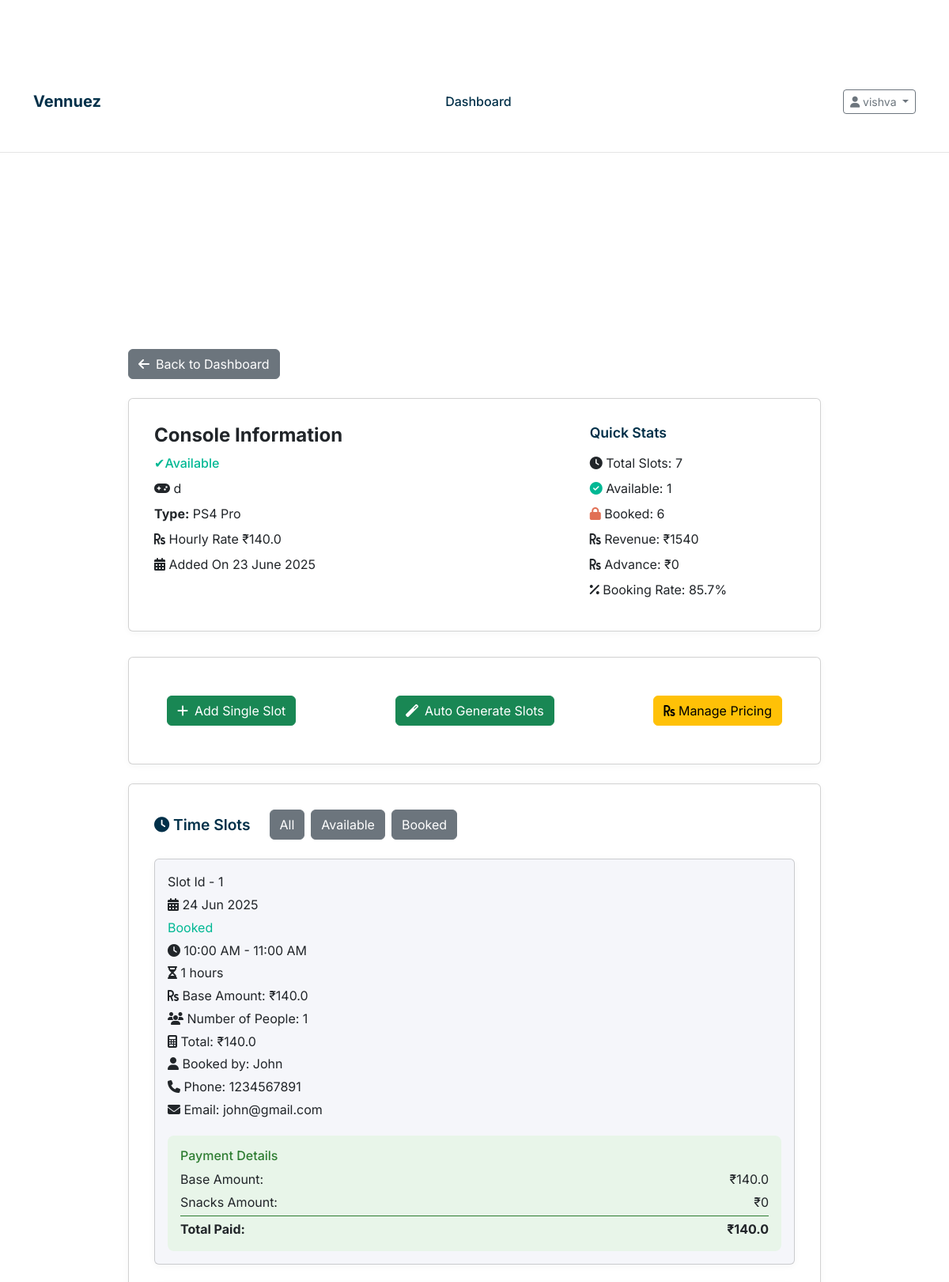
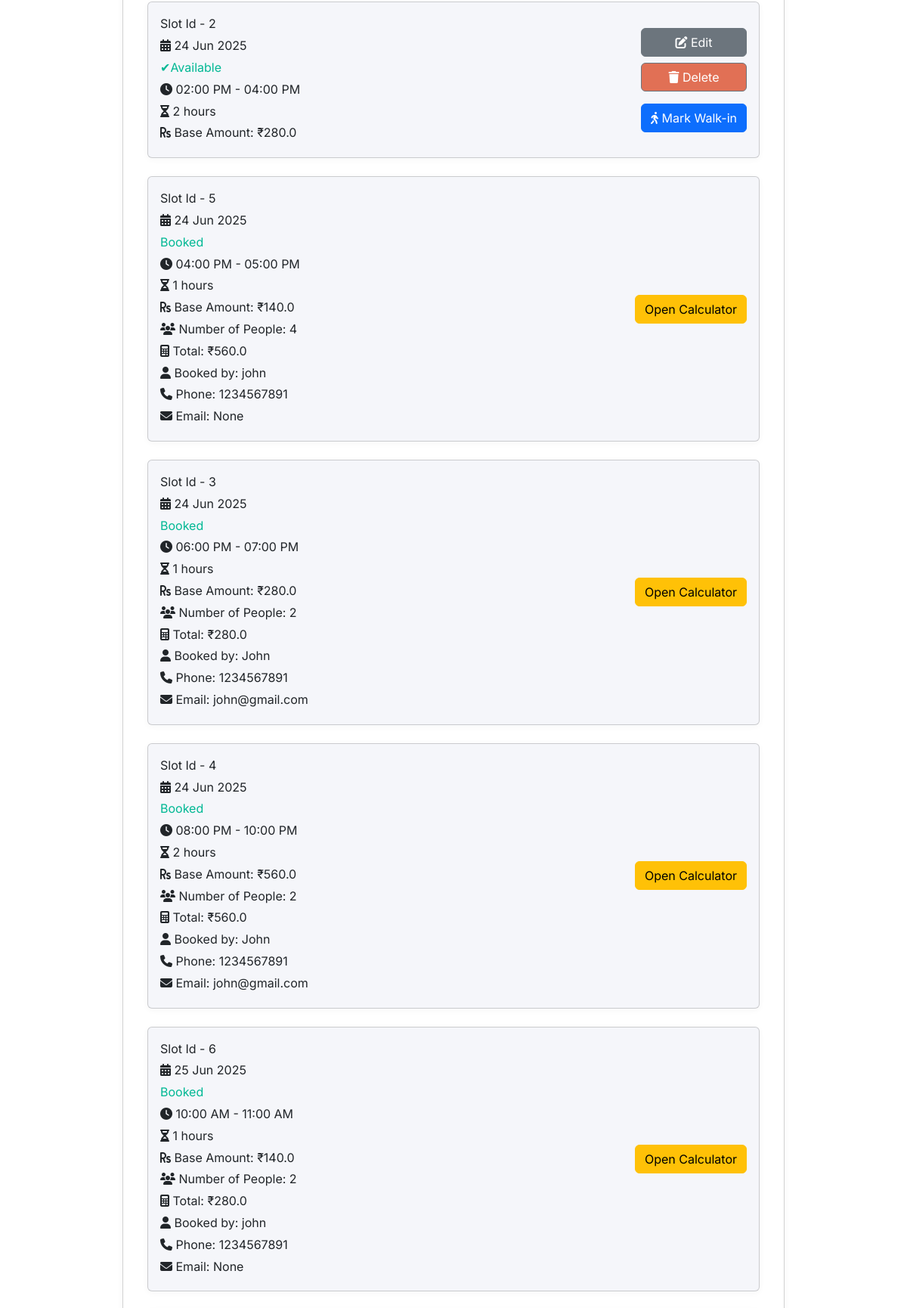
The app's page /console/1 (signed in, upper part) with its own data (2 pictures, top to bottom).
### models.py (models this page shows, shortened)
class Owner(UserMixin, db.Model):
    __tablename__ = 'owners'
    id = db.Column(db.Integer, primary_key=True)
    username = db.Column(db.String(80), unique=True, nullable=False)
    email = db.Column(db.String(120), unique=True, nullable=False)
    password_hash = db.Column(db.String(256), nullable=False)
    phone = db.Column(db.String(20), nullable=False)
    gaming_center_name = db.Column(db.String(200), nullable=False)
    address = db.Column(db.String(255), nullable=True)
    active = db.Column(db.Boolean, default=True)
    created_at = db.Column(db.DateTime, default=datetime.utcnow)
    latitude = db.Column(db.Float, nullable=True)
    longitude = db.Column(db.Float, nullable=True)
    google_maps_link = db.Column(db.String(500), nullable=True)
    amenities = db.Column(db.Text, nullable=True)  # Stored as JSON string
    venue_image1 = db.Column(db.String(500), nullable=True)
    venue_image2 = db.Column(db.String(500), nullable=True)
    venue_image3 = db.Column(db.String(500), nullable=True)
    venue_image4 = db.Column(db.String(500), nullable=True)
    images_uploaded = db.Column(db.Boolean, default=False)
    consoles = db.relationship('Console', backref='owner', lazy=True, cascade='all, delete-orphan')
    subscriptions = db.relationship("Subscription", back_populates="owner", cascade="all, delete")

class Console(db.Model):
    __tablename__ = 'consoles'
    id = db.Column(db.Integer, primary_key=True)
    name = db.Column(db.String(100), nullable=False)
    console_type = db.Column(db.String(50), nullable=False)
    hourly_rate = db.Column(db.Float, nullable=False)  # Rate per person per hour
    is_available = db.Column(db.Boolean, default=True)
    created_at = db.Column(db.DateTime, default=datetime.utcnow)
    owner_id = db.Column(db.Integer, db.ForeignKey('owners.id'), nullable=False)
    slots = db.relationship('TimeSlot', backref='console', lazy=True, cascade='all, delete-orphan')

class TimeSlot(db.Model):
    __tablename__ = 'time_slots'
    id = db.Column(db.Integer, primary_key=True)
    start_time = db.Column(db.DateTime, nullable=False)
    end_time = db.Column(db.DateTime, nullable=False)
    total_amount = db.Column(db.Float, nullable=False)
    advance_paid = db.Column(db.Float, default=0.0)  # Fixed advance amount
    is_booked = db.Column(db.Boolean, default=False)
    snacks_amount = db.Column(db.Float, default=0.0)
    final_amount = db.Column(db.Float, default=0.0)
    completed = db.Column(db.Boolean, default=False)
    number_of_people = db.Column(db.Integer, default=1)  # New field for number of people
    duration_hours = db.Column(db.Float, default=1.0)
    booking_id = db.Column(db.String(20), unique=True, nullable=True)
    customer_name = db.Column(db.String(100), nullable=True)
    customer_phone = db.Column(db.String(20), nullable=True)
    customer_email = db.Column(db.String(120), nullable=True)
    customer_age = db.Column(db.Integer, nullable=True)
    special_requests = db.Column(db.Text, nullable=True)
    contact_sms = db.Column(db.Boolean, default=True)
    contact_whatsapp = db.Column(db.Boolean, default=True)
    contact_email = db.Column(db.Boolean, default=False)
    payment_status = db.Column(db.String(20), default='pending')  # pending, paid, failed
    payment_id = db.Column(db.String(100), nullable=True)
    booking_time = db.Column(db.DateTime, nullable=True)
    created_at = db.Column(db.DateTime, default=datetime.utcnow)
    console_id = db.Column(db.Integer, db.ForeignKey('consoles.id'), nullable=False)
    user_id = db.Column(db.Integer, db.ForeignKey('users.id'), nullable=True)  # Optional for unregistered bookings

### routes.py (the view)
@app.route('/console/<int:console_id>')
@venue_details_required
def console_details(console_id):
    console = Console.query.get_or_404(console_id)
    if console.owner_id != current_user.id:
        flash('Access denied', 'error')
        return redirect(url_for('dashboard'))
    slots = TimeSlot.query.filter_by(console_id=console_id).order_by(TimeSlot.start_time).all()
    return render_template('console_details.html', console=console, slots=slots, now=datetime.now())

### templates/console_details.html (shortened to what this page needs)
{% extends "base.html" %}
{% block content %}
<section class="console-details" style="padding: 2rem 0;">
    <div class="container" style="max-width: 900px;">
        <a href="{{ url_for('dashboard') }}" class="btn btn-secondary mb-4"><i class="fas fa-arrow-left me-2"></i>Back to Dashboard</a>
        <div class="card" style="margin-bottom: 2rem;">
            <div style="display: flex; flex-wrap: wrap; justify-content: space-between; align-items: flex-start; gap: 2rem;">
                <div style="flex: 2; min-width: 260px;">
                    <h2 style="font-size: 1.5rem; font-weight: 700; margin-bottom: 0.5rem;">Console Information</h2>
                    <div style="margin-bottom: 0.5rem; color: var(--success); font-weight: 500;">
                        {% if console.is_available %}✔Available{% else %}Unavailable{% endif %}
                    </div>
                    <div style="margin-bottom: 0.5rem;"><i class="fas fa-gamepad"></i> {{ console.name }}</div>
                    <div style="margin-bottom: 0.5rem;"><strong>Type:</strong> {{ console.console_type }}</div>
                    <div style="margin-bottom: 0.5rem;"><i class="fas fa-rupee-sign"></i> Hourly Rate ₹{{ console.hourly_rate }}</div>
                    <div style="margin-bottom: 0.5rem;"><i class="fas fa-calendar-alt"></i> Added On {{ console.created_at.strftime('%d %B %Y') }}</div>
                </div>
                <div style="flex: 1; min-width: 220px;">
                    <h3 style="font-size: 1.1rem; font-weight: 600; margin-bottom: 1rem; color: var(--primary);">Quick Stats</h3>
                    <div style="margin-bottom: 0.5rem;"><i class="fas fa-clock"></i> Total Slots: {{ slots|length }}</div>
                    <div style="margin-bottom: 0.5rem;"><i class="fas fa-check-circle" style="color: var(--success);"></i> Available: {{ slots|rejectattr('is_booked')|list|length }}</div>
                    <div style="margin-bottom: 0.5rem;"><i class="fas fa-lock" style="color: var(--danger);"></i> Booked: {{ slots|selectattr('is_booked')|list|length }}</div>
                    <div style="margin-bottom: 0.5rem;"><i class="fas fa-rupee-sign"></i> Revenue: ₹{{ "%.0f"|format(slots|selectattr('is_booked')|sum(attribute='total_amount') or 0) }}</div>
                    <div style="margin-bottom: 0.5rem;"><i class="fas fa-rupee-sign"></i> Advance: ₹{{ "%.0f"|format(slots|selectattr('is_booked')|sum(attribute='advance_paid') or 0) }}</div>
                    <div style="margin-bottom: 0.5rem;"><i class="fas fa-percent"></i> Booking Rate: {{ "%.1f"|format((slots|selectattr('is_booked')|list|length / slots|length * 100) if slots else 0) }}%</div>
                </div>
            </div>
        </div>
        <div class="card mb-4">
            <div class="card-body d-flex justify-content-between align-items-center">
                <a href="{{ url_for('add_slot', console_id=console.id) }}" class="btn btn-success"  >
                    <i class="fas fa-plus me-2"></i>Add Single Slot
                </a>
                <a href="{{ url_for('auto_slots', console_id=console.id) }}" class="btn btn-success">
                    <i class="fas fa-magic me-2"></i>Auto Generate Slots
                </a>
                <a href="{{ url_for('manage_pricing', console_id=console.id) }}" class="btn btn-warning">
                    <i class="fas fa-rupee-sign"></i> Manage Pricing
                </a>
            </div>
        </div>
        <div class="card" style="margin-bottom: 2rem;">
            <div style="display: flex; align-items: center; gap: 1.5rem; margin-bottom: 1.5rem; flex-wrap: wrap;">
                <h3 style="font-size: 1.2rem; font-weight: 600; margin: 0; color: var(--primary);"><i class="fas fa-clock"></i> Time Slots</h3>
                <div style="display: flex; gap: 0.5rem;">
                    <form method="get" style="display: flex; gap: 0.5rem;">
                        <button type="submit" name="filter" value="all" class="btn btn-secondary" {% if filter == 'all' %}style="background: var(--accent); color: #fff;"{% endif %}>All</button>
                        <button type="submit" name="filter" value="available" class="btn btn-secondary" {% if filter == 'available' %}style="background: var(--accent); color: #fff;"{% endif %}>Available</button>
                        <button type="submit" name="filter" value="booked" class="btn btn-secondary" {% if filter == 'booked' %}style="background: var(--accent); color: #fff;"{% endif %}>Booked</button>
                    </form>
                </div>
            </div>
            <div style="display: flex; flex-direction: column; gap: 1.5rem;">
                {% for slot in slots %}
                <div class="card" style="background: var(--muted); padding: 1rem; margin: 0;" data-slot-id="{{ slot.id }}" data-end-time="{{ slot.end_time.isoformat() }}">
                    <div style="display: flex; flex-wrap: wrap; align-items: center; gap: 2rem; justify-content: space-between;">
                        <div style="flex: 2; min-width: 200px;">
                            <div style="margin-bottom: 0.3rem;">Slot Id - {{ slot.id }}</div>
                            <div style="margin-bottom: 0.3rem;"><i class="fas fa-calendar-alt"></i> {{ slot.start_time.strftime('%d %b %Y') }}</div>
                            <div style="margin-bottom: 0.3rem; color: var(--success);">{% if not slot.is_booked %}✔Available{% else %}Booked{% endif %}</div>
                            <div style="margin-bottom: 0.3rem;"><i class="fas fa-clock"></i> {{ slot.start_time.strftime('%I:%M %p') }} - {{ slot.end_time.strftime('%I:%M %p') }}</div>
                            <div style="margin-bottom: 0.3rem;"><i class="fas fa-hourglass-half"></i> {{ ((slot.end_time - slot.start_time).total_seconds() / 3600)|int }} hours</div>
                            <div style="margin-bottom: 0.3rem;"><i class="fas fa-rupee-sign"></i> Base Amount: ₹{{ slot.total_amount }}</div>
                            {% if slot.is_booked %}
                                <div style="margin-bottom: 0.3rem;"><i class="fas fa-users"></i> Number of People: {{ slot.number_of_people }}</div>
                                <div style="margin-bottom: 0.3rem;"><i class="fas fa-calculator"></i> Total: ₹{{ (console.hourly_rate * ((slot.end_time - slot.start_time).total_seconds() / 3600) * slot.number_of_people)|round(2) }}</div>
                                <div style="margin-bottom: 0.3rem;"><i class="fas fa-user"></i> Booked by: {{ slot.customer_name }}</div>
                                <div style="margin-bottom: 0.3rem;"><i class="fas fa-phone"></i> Phone: {{ slot.customer_phone }}</div>
                                <div style="margin-bottom: 0.3rem;"><i class="fas fa-envelope"></i> Email: {{ slot.customer_email }}</div>
                            {% endif %}
                        </div>
                        <div style="display: flex; flex-direction: column; gap: 0.5rem; min-width: 120px;">
                            {% if not slot.is_booked %}
                                <a href="{{ url_for('edit_slot', slot_id=slot.id) }}" class="btn btn-secondary" style="width: 100%;"><i class="fas fa-edit"></i> Edit</a>
                                <form method="post" action="{{ url_for('delete_slot', slot_id=slot.id) }}" style="margin: 0;" onsubmit="return confirm('Are you sure you want to delete this slot?');">
                                    <button type="submit" class="btn btn-secondary" style="width: 100%; background: var(--danger);"> <i class="fas fa-trash"></i> Delete</button>
                                </form>
                                <button type="button" class="btn btn-primary" data-bs-toggle="modal" data-bs-target="#walkinBookingModal" data-console-id="{{ console.id }}" data-slot-start-time="{{ slot.start_time.isoformat() }}" data-slot-end-time="{{ slot.end_time.isoformat() }}" style="width: 100%; margin-top: 0.5rem;">
                                    <i class="fas fa-walking"></i> Mark Walk-in
                                </button>
                            {% endif %}
                            {% if slot.is_booked and not slot.completed %}
                                <button class="btn btn-warning" type="button" onclick="toggleCalculator({{ slot.id }})" id="calc_btn_{{ slot.id }}">Open Calculator</button>
                            {% endif %}
                        </div>
                    </div>
                    {% if slot.completed %}
                    <div style="margin-top: 1rem; padding: 1rem; background: #e8f5e9; border-radius: 8px;">
                        <h4 style="margin-bottom: 0.5rem; font-size: 1rem; color: #2e7d32;">Payment Details</h4>
                        <div style="display: flex; justify-content: space-between; margin-bottom: 0.3rem;">
                            <span>Base Amount:</span>
                            <span>₹{{ slot.total_amount or 0 }}</span>
                        </div>
                        <div style="display: flex; justify-content: space-between; margin-bottom: 0.3rem;">
                            <span>Snacks Amount:</span>
                            <span>₹{{ slot.snacks_amount or 0 }}</span>
                            </div>
                        <div style="display: flex; justify-content: space-between; font-weight: bold; border-top: 1px solid #2e7d32; padding-top: 0.3rem;">
                            <span>Total Paid:</span>
                            <span>₹{{ slot.final_amount or 0 }}</span>
                            </div>
                    </div>
                    {% endif %}
                </div>
                {% else %}
                <div style="color: var(--secondary); font-size: 1.1rem;">No slots found.</div>
                {% endfor %}
            </div>
        </div>
    </div>
</section>
{% endblock %}

### templates/base.html (shortened to what this page needs)
<!DOCTYPE html>
<html lang="en">
<head>
  <link rel="stylesheet" href="{{ url_for('static', filename='css/main.css') }}">
  <link rel="stylesheet" href="https://cdnjs.cloudflare.com/ajax/libs/font-awesome/6.4.0/css/all.min.css" />
  <link href="https://cdn.jsdelivr.net/npm/bootstrap@5.3.0/dist/css/bootstrap.min.css" rel="stylesheet" />
</head>
<body>
  <nav class="navbar navbar-expand-md">
    <div class="container d-flex flex-wrap justify-content-between align-items-center">
      <a class="navbar-brand" href="{{ url_for('index') }}">Vennuez</a>
      <div class="d-none d-md-block mx-auto">
        {% if current_user.is_authenticated %}
          {% if session.user_type != 'owner' %}
            <a href="{{ url_for('user_dashboard') }}" class="nav-link {% if request.endpoint == 'user_dashboard' %}active{% endif %}">
              My Bookings
            </a>
          {% elif session.user_type == 'owner' %}
            <a href="{{ url_for('dashboard') }}" class="nav-link {% if request.endpoint == 'dashboard' %}active{% endif %}">
              Dashboard
            </a>
          {% endif %}
        {% endif %}
      </div>
      <div class="navbar-buttons">
        {% if current_user.is_authenticated %}
          <div class="dropdown">
            <button class="btn btn-outline-secondary dropdown-toggle btn-sm" data-bs-toggle="dropdown">
              <i class="fas fa-user"></i> {{ current_user.username }}
            </button>
          </div>
        {% endif %}
      </div>
    </div>
  </nav>
  <main class="container my-4">
    {% block content %}{% endblock %}
  </main>
</body>
</html>

### records on screen
Owner: username "vishva"
Console: name "d", console_type "PS4 Pro", hourly_rate "140.0", created_at "23 June 2025", hourly_rate.number_of_people "140.0", hourly_rate.number_of_people "560.0", hourly_rate.number_of_people "280.0"
TimeSlot: id "1", start_time "24 Jun 2025", is_booked "Booked", start_time "10:00 AM", end_time "11:00 AM", end_time+start_time "1", total_amount "140.0", number_of_people "1", customer_name "John", customer_phone "1234567891", customer_email "john@gmail.com", snacks_amount "0", final_amount "140.0"
TimeSlot: id "2", start_time "24 Jun 2025", is_booked "✔Available", start_time "02:00 PM", end_time "04:00 PM", end_time+start_time "2", total_amount "280.0"
TimeSlot: id "5", start_time "24 Jun 2025", is_booked "Booked", start_time "04:00 PM", end_time "05:00 PM", end_time+start_time "1", total_amount "140.0", number_of_people "4", customer_name "john", customer_phone "1234567891", customer_email "None"
TimeSlot: id "3", start_time "24 Jun 2025", is_booked "Booked", start_time "06:00 PM", end_time "07:00 PM", end_time+start_time "1", total_amount "280.0", number_of_people "2", customer_name "John", customer_phone "1234567891", customer_email "john@gmail.com"
TimeSlot: id "4", start_time "24 Jun 2025", is_booked "Booked", start_time "08:00 PM", end_time "10:00 PM", end_time+start_time "2", total_amount "560.0", number_of_people "2", customer_name "John", customer_phone "1234567891", customer_email "john@gmail.com"
TimeSlot: id "6", start_time "25 Jun 2025", is_booked "Booked", start_time "10:00 AM", end_time "11:00 AM", end_time+start_time "1", total_amount "140.0", number_of_people "2", customer_name "john", customer_phone "1234567891", customer_email "None"

### other values on screen
{{ slots|length }} "7"
{{ slots|rejectattr('is_booked')|list|length }} "1"
{{ slots|selectattr('is_booked')|list|length }} "6"
